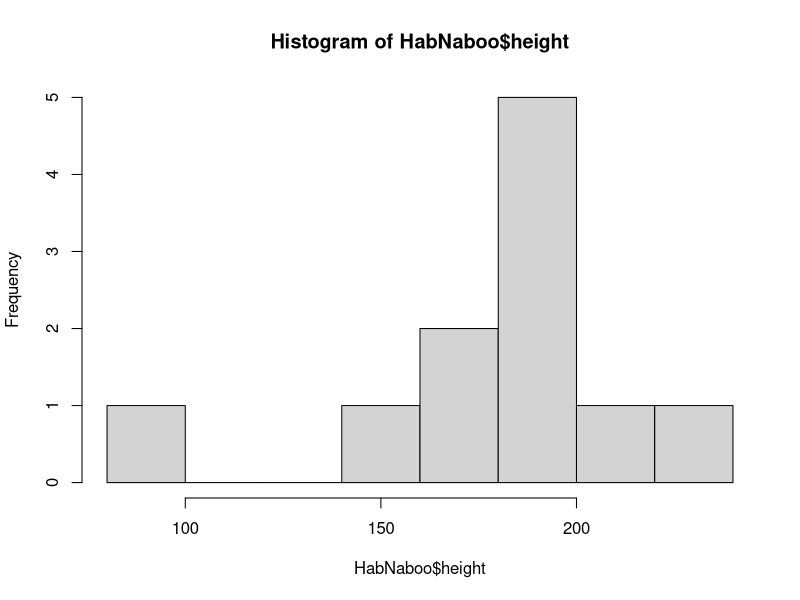

Write the R code that produced this figure.
## ---- chunk 1
knitr::opts_chunk$set(echo = TRUE)
library(dplyr)
## ---- chunk 2
dim(starwars)
ncol(starwars)
nrow(starwars)
## ---- chunk 3
filter(starwars, sex=="male" & height>250)
HabTatooine <- filter(starwars , homeworld=="Tatooine" & eye_color=="blue")
HabTatooine

starwars %>%
  filter(species == "Human" , homeworld == "Tatooine")
## ---- chunk 4
HabNaboo <- filter(starwars , homeworld=="Naboo")
HabNaboo
hist(HabNaboo$height)
## ---- chunk 5
starwars %>%  group_by(species, gender)%>% tally()



